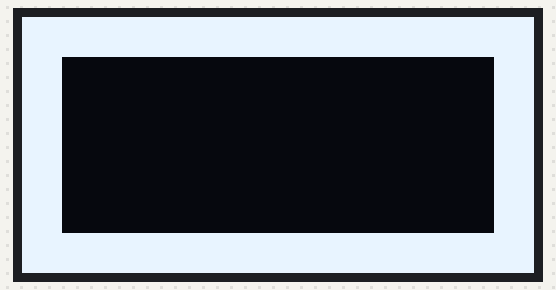
The sketch below on a simulated Arduino Uno, built with avr-gcc and run on an emulated ATmega328P. Shown: 128×64 one-colour display.

Above: at 0.1 s.
At 9.3 s:
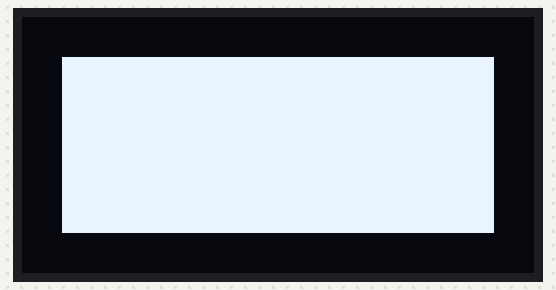

The sketch:

sketch_invert.ino
```cpp
#include <Wire.h>
#include <Adafruit_GFX.h>
#include <Adafruit_SSD1306.h>

#if (SSD1306_LCDHEIGHT != 64)
#error("Height incorrect, please fix Adafruit_SSD1306.h!");
#endif

Adafruit_SSD1306 display(-1);

void setup() {
  display.begin(SSD1306_SWITCHCAPVCC, 0x3c);
}

void loop() {
  display.clearDisplay();
  display.fillRect(10, 10, 108, 44, WHITE);

  for (int i = 0; i < 10; i++) {
    if (i % 2 == 0) {
      display.invertDisplay(true);
    } else {
      display.invertDisplay(false);
    }
    display.display();
    delay(1000);
  }
  delay(3000);
}
```

Measured:
- what the display in image 1 shows lasts 4.0 s, from 9.3 s to 13.3 s
